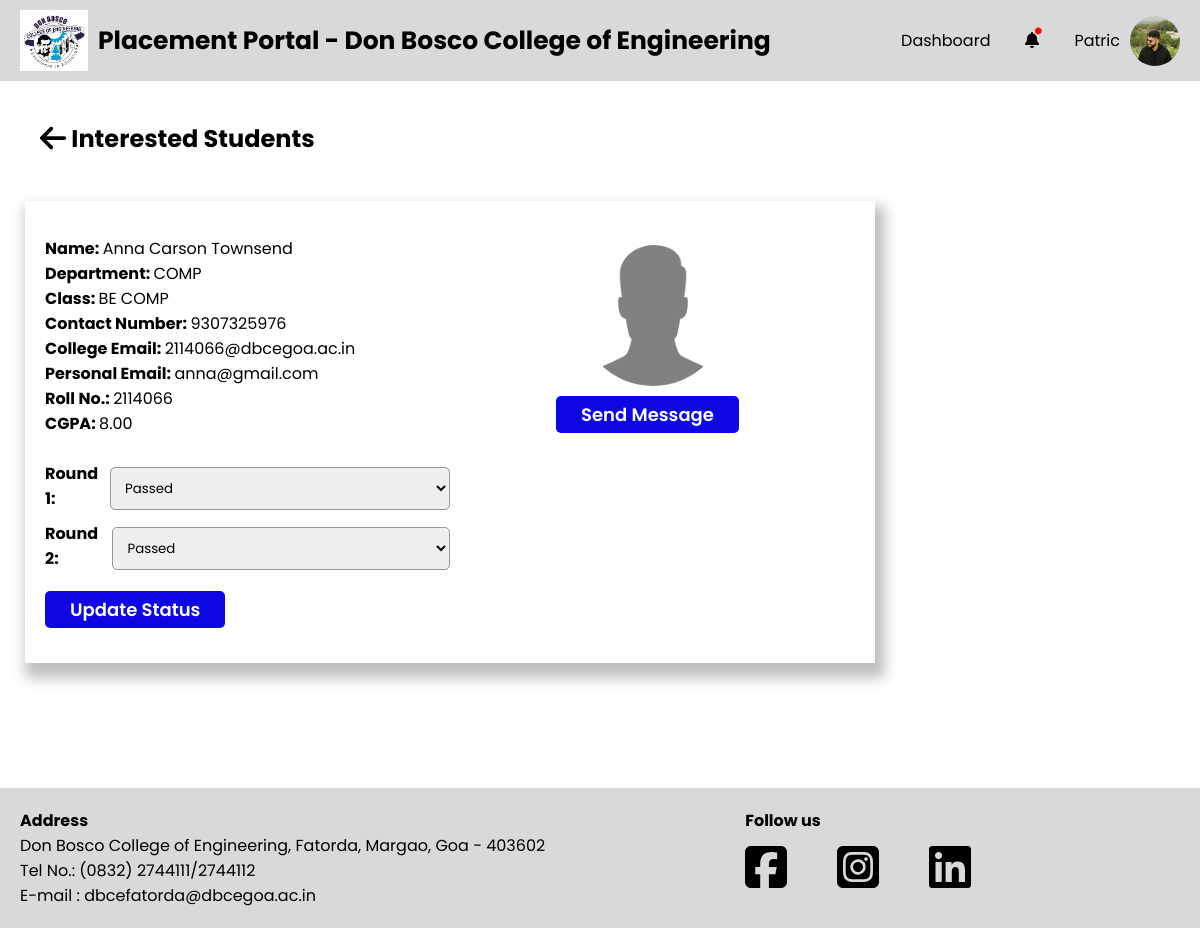
Page /PlacementCoordinator/job-interested-students-details.php?jid=48&semail=2114066@dbcegoa.ac.in (signed in) on the earlier database version.
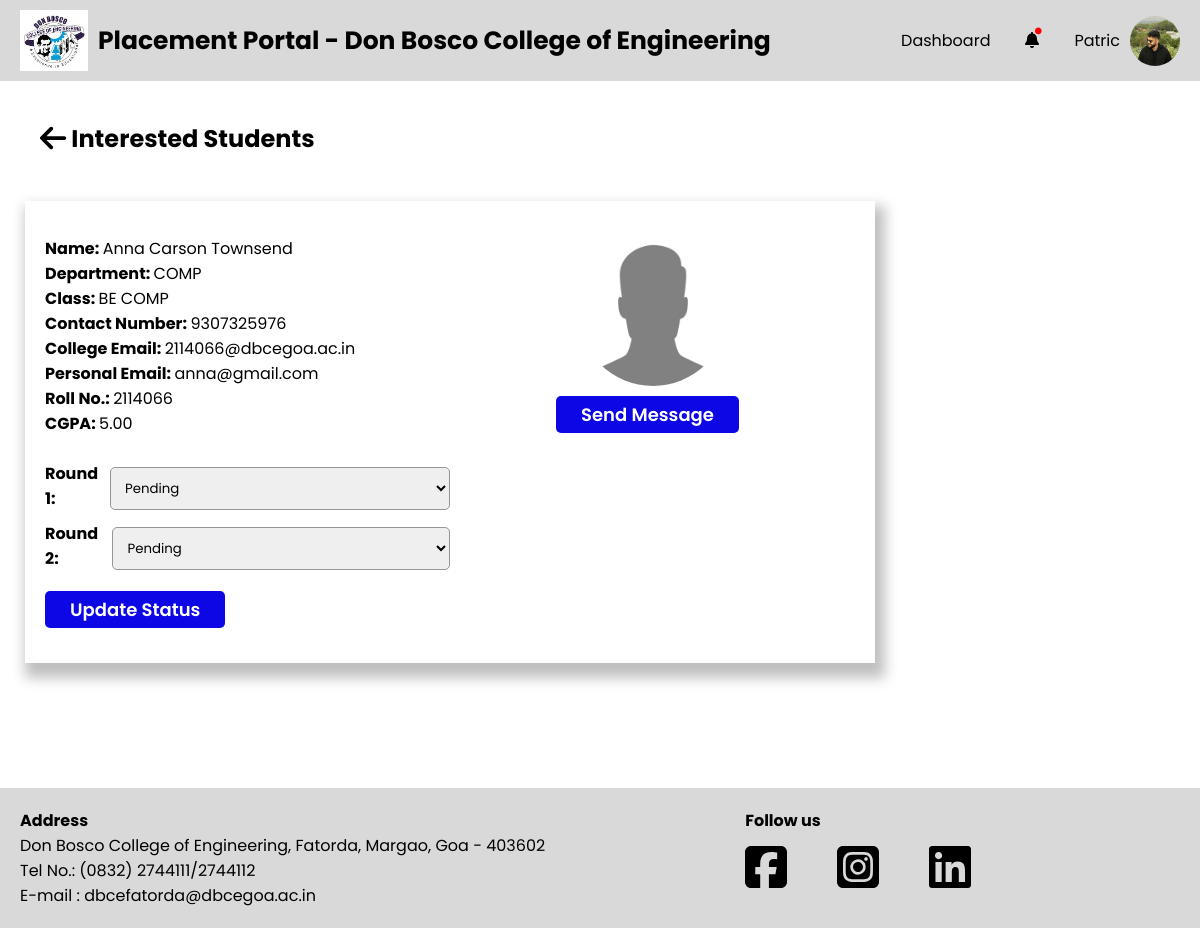
Same page on the later database version.
### tables this page shows
CREATE TABLE `student` (
  `S_College_Email` varchar(255) NOT NULL,
  `S_Fname` varchar(255) NOT NULL,
  `S_Mname` varchar(255) NOT NULL,
  `S_Lname` varchar(255) NOT NULL,
  `S_Personal_Email` varchar(255) NOT NULL,
  `S_Address` text NOT NULL,
  `S_Phone_no` varchar(20) NOT NULL,
  `S_Roll_no` varchar(50) NOT NULL,
  `S_PR_No` varchar(50) NOT NULL,
  `S_10th_Perc` decimal(5,2) NOT NULL,
  `S_12th_Perc` decimal(5,2) NOT NULL,
  `S_Password` varchar(255) NOT NULL,
  `S_Resume` varchar(255) NOT NULL,
  `S_Profile_pic` varchar(255) NOT NULL,
  `S_10th_marksheet` varchar(255) NOT NULL,
  `S_12th_marksheet` varchar(255) NOT NULL,
  `S_Class_id` int(11) DEFAULT NULL,
  `S_Year_of_Admission` year(4) NOT NULL,
  `Gender` varchar(1) NOT NULL,
  `PLACED` varchar(10) NOT NULL DEFAULT 'No',
  `registration_complete` tinyint(4) NOT NULL DEFAULT 0
);

CREATE TABLE `result` (
  `S_College_Email` varchar(255) NOT NULL,
  `Sem1_SGPA` decimal(4,2) NOT NULL DEFAULT 0.00,
  `Sem2_SGPA` decimal(4,2) NOT NULL DEFAULT 0.00,
  `Sem3_SGPA` decimal(4,2) NOT NULL DEFAULT 0.00,
  `Sem4_SGPA` decimal(4,2) NOT NULL DEFAULT 0.00,
  `Sem5_SGPA` decimal(4,2) NOT NULL DEFAULT 0.00,
  `Sem6_SGPA` decimal(4,2) NOT NULL DEFAULT 0.00,
  `Sem7_SGPA` decimal(4,2) NOT NULL DEFAULT 0.00,
  `Sem8_SGPA` decimal(4,2) NOT NULL DEFAULT 0.00,
  `CGPA` decimal(4,2) NOT NULL DEFAULT 0.00,
  `has_backlogs` tinyint(1) DEFAULT 0
);

CREATE TABLE `studentrounds` (
  `S_College_Email` varchar(255) NOT NULL,
  `R_id` int(11) NOT NULL,
  `RoundStatus` enum('pending','rejected','passed') DEFAULT 'pending'
);

CREATE TABLE `department` (
  `Dept_id` int(11) NOT NULL,
  `Dept_name` varchar(255) NOT NULL
);

CREATE TABLE `class` (
  `Class_id` int(11) NOT NULL,
  `Class_name` varchar(255) NOT NULL,
  `Dept_id` int(11) DEFAULT NULL
);

CREATE TABLE `rounds` (
  `R_id` int(11) NOT NULL,
  `J_id` int(11) DEFAULT NULL,
  `Round_no` int(11) DEFAULT NULL,
  `Location` varchar(255) DEFAULT NULL,
  `Link` varchar(255) DEFAULT NULL,
  `Time` time DEFAULT NULL,
  `Date` date DEFAULT NULL,
  `Description` text DEFAULT NULL
);

### PlacementCoordinator/tpo-utility-functions.php (the view, shortened to what this page needs)
<?php
function getInterestedStudentsDetails()
{
    global $conn;
    $jid = (int) $_GET['jid'];
    $semail = (string) $_GET['semail'];
    $fetchStudentQuery = 'SELECT s.S_Fname as fname,CONCAT_WS(" ",s.S_Fname,s.S_Mname,s.S_Lname) as name,s.S_Profile_pic as logo, s.S_Personal_Email as pemail,s.S_Phone_no as phno,s.S_Roll_no as rollno,c.Class_name as cname,d.Dept_name as dname,r.CGPA as cgpa FROM student AS s
        INNER JOIN class AS c ON c.Class_id = s.S_Class_id
        INNER JOIN department AS d ON c.Dept_id = d.Dept_id
        INNER JOIN result AS r ON s.S_College_Email = r.S_College_Email
        WHERE s.S_College_Email = ?';
    $fetchStudent = $conn->prepare($fetchStudentQuery);
    $fetchStudent->bind_param("s", $semail);
    $fetchStudent->execute();
    $result1 = $fetchStudent->get_result();
    $row1 = $result1->fetch_assoc();
    $fetchRoundsQuery = 'SELECT r.Round_no roundno, sr.R_id rid, sr.RoundStatus roundstatus FROM rounds as r
INNER JOIN studentrounds AS sr ON sr.R_id=r.R_id
WHERE r.J_id = ? AND sr.S_College_Email= ?;';
    $fetchRounds = $conn->prepare($fetchRoundsQuery);
    $fetchRounds->bind_param("is", $jid, $semail);
    $fetchRounds->execute();
    $result2 = $fetchRounds->get_result();
    echo '<div class="section-details">
                        <p><strong>Name: </strong>' . $row1["name"] . '</p>
                        <p><strong>Department: </strong>' . $row1["dname"] . '</p>
                        <p><strong>Class: </strong>' . $row1["cname"] . '</p>
                        <p><strong>Contact Number: </strong>' . $row1["phno"] . '</p>
                        <p><strong>College Email: </strong>' . $semail . '</p>
                        <p><strong>Personal Email: </strong>' . $row1["pemail"] . '</p>
                        <p><strong>Roll No.: </strong>' . $row1["rollno"] . '</p>
                        <p><strong>CGPA: </strong>' . $row1["cgpa"] . '</p>
                        <br/>
                        <form class="status-form" action="" method="post">
                        <div>';
    while ($row2 = $result2->fetch_assoc()) {
        echo '<p class="status-form-inputs">
                            <strong>Round ' . $row2["roundno"] . ': </strong>
                            <select name="round_status[' . $row2["rid"] . ']" id="" >
                                <option value="pending"' . ($row2["roundstatus"] == 'pending' ? ' selected' : '') . '>Pending</option>
                                <option value="passed"' . ($row2["roundstatus"] == 'passed' ? ' selected' : '') . '>Passed</option>
                                <option value="rejected"' . ($row2["roundstatus"] == 'rejected' ? ' selected' : '') . '>Rejected</option>
                            </select>
                        </p>';
    }
    echo ' </div>
                    <button class="update-round-status" name="update-round-status"> Update Status </button>
                    </form>
                    </div>
                    <div class="section-img">
                        <img src="../Data/Students/Profile_Images/' . $row1["logo"] . '" alt="">
                        <div class="button-container">
                            <a href="./notification-post-solo.php?semail='.$semail.'&sname='.$row1["fname"].'"><button class="send-message-button">Send Message</button></a>
                        </div>
                    </div>';
}

Differences in the rows shown:
changed through a linked row, student "anna@gmail.com": result.CGPA "8.00" → "5.00"
changed studentrounds (number 1 of 2 on the later page): RoundStatus+R "Passed" → "Pending"
changed studentrounds (number 2 of 2 on the later page): RoundStatus+R "Passed" → "Pending"
